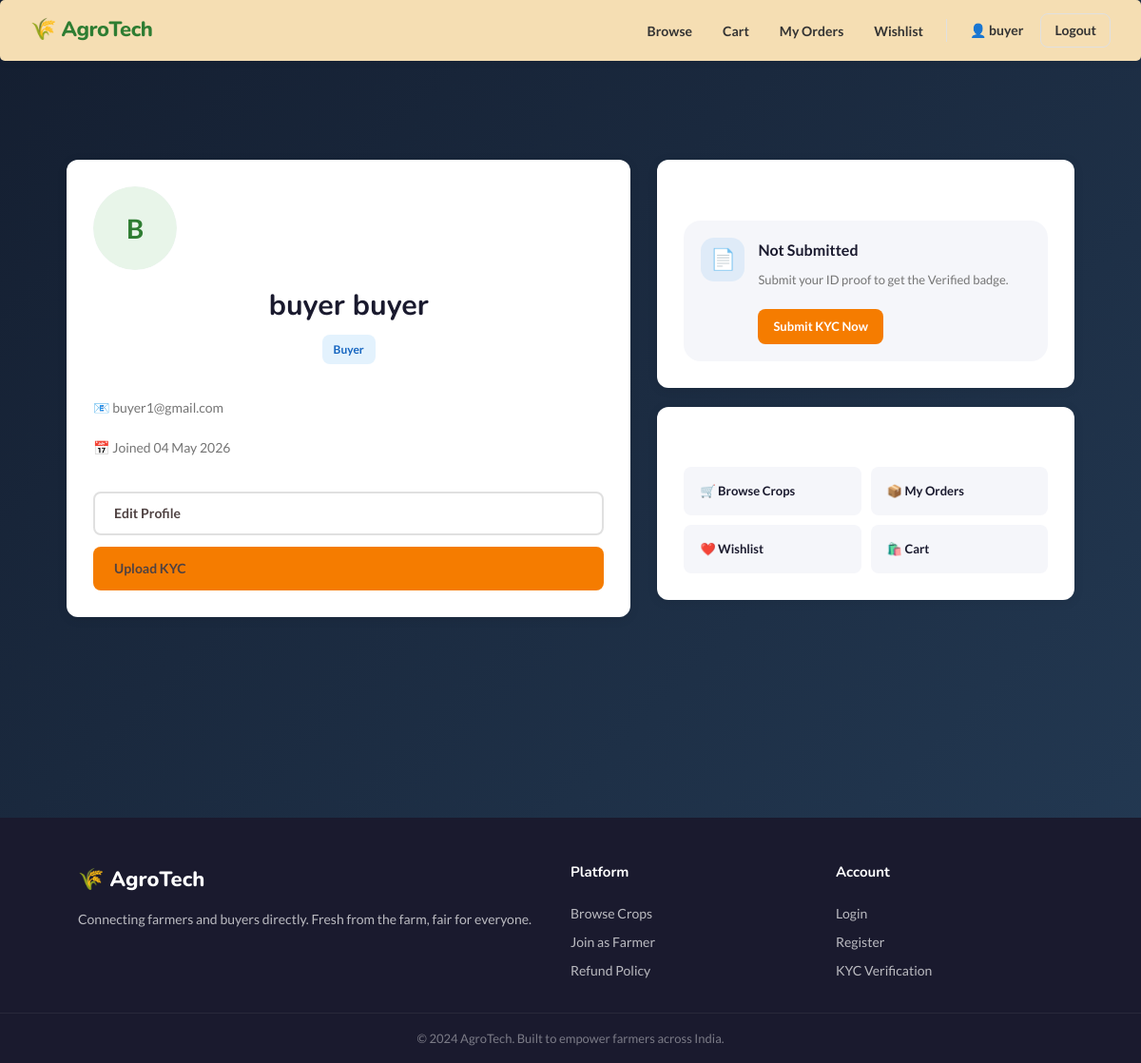
The page /accounts/profile/ (signed in) on the database its author committed.
### accounts/models.py (models this page shows, shortened)
class User(AbstractUser):
    email = models.EmailField(unique=True)
    USERNAME_FIELD = 'email'
    REQUIRED_FIELDS = ['username']

class UserProfile(models.Model):
    ROLE_CHOICES = [
        ('farmer', 'Farmer'),
        ('buyer', 'Buyer'),
    ]
    KYC_STATUS = [
        ('not_submitted', 'Not Submitted'),
        ('pending', 'Pending Review'),
        ('approved', 'Approved'),
        ('rejected', 'Rejected'),
    ]
    user = models.OneToOneField(User, on_delete=models.CASCADE, related_name='profile')
    role = models.CharField(max_length=10, choices=ROLE_CHOICES)
    phone = models.CharField(max_length=15, blank=True)
    address = models.TextField(blank=True)
    profile_photo = models.ImageField(upload_to='profile_photos/', blank=True, null=True)
    is_verified = models.BooleanField(default=False)
    is_blocked = models.BooleanField(default=False)
    joined_on = models.DateTimeField(auto_now_add=True)
    kyc_document = models.ImageField(upload_to='kyc/', blank=True, null=True)
    kyc_document_type = models.CharField(max_length=30, blank=True)
    kyc_status = models.CharField(max_length=20, choices=KYC_STATUS, default='not_submitted')
    kyc_rejection_reason = models.TextField(blank=True)
    kyc_submitted_on = models.DateTimeField(blank=True, null=True)
    kyc_reviewed_on = models.DateTimeField(blank=True, null=True)

### accounts/views.py (the view)
# urls.py: path('profile/', views.profile_view, name='profile'),
@login_required
def profile_view(request):
    profile = request.user.profile
    return render(request, 'accounts/profile.html', {'profile': profile})

### accounts/templates/accounts/profile.html (shortened to what this page needs)
{% extends 'base.html' %}
{% load static %}
{% block extra_css %}
  <link rel="stylesheet" href="{% static 'accounts/profile.css' %}?v=7" />
{% endblock %}
{% block content %}
<div class="page-wrapper">
  <div class="profile-page">
    <div class="profile-card">
      <div class="profile-photo-wrap">
        {% if profile.profile_photo %}
          <img src="{{ profile.profile_photo.url }}" alt="Profile Photo" class="profile-photo" />
        {% else %}
          <div class="profile-photo-placeholder">{{ user.first_name|first|upper|default:user.username|first|upper }}</div>
        {% endif %}
      </div>
      <h3>{{ user.get_full_name|default:user.username }}</h3>
      <span class="role-tag role-{{ profile.role }}">{{ profile.get_role_display }}</span>
      <div class="profile-meta">
        <p>📧 {{ user.email }}</p>
        <p>📅 Joined {{ profile.joined_on|date:"d M Y" }}</p>
      </div>
      <div class="profile-actions">
        <a href="{% url 'accounts:edit_profile' %}" class="btn btn-outline">Edit Profile</a>
        {% if profile.kyc_status != 'approved' %}
          <a href="{% url 'accounts:kyc_upload' %}" class="btn btn-orange">Upload KYC</a>
        {% endif %}
      </div>
    </div>
    <div class="profile-right">
      <div class="info-card">
        <h4>KYC Verification Status</h4>
        {% if profile.kyc_status == 'not_submitted' %}
          <div class="kyc-status kyc-not-submitted">
            <span class="kyc-icon">📄</span>
            <div>
              <strong>Not Submitted</strong>
              <p>Submit your ID proof to get the Verified badge.</p>
              <a href="{% url 'accounts:kyc_upload' %}" class="btn btn-orange btn-sm">Submit KYC Now</a>
            </div>
          </div>
        {% endif %}
      </div>
      <div class="info-card">
        <h4>Quick Links</h4>
        <div class="quick-links">
          {% if profile.role == 'farmer' %}
            <a href="{% url 'farmers:dashboard' %}" class="quick-link-item">📊 Dashboard</a>
            <a href="{% url 'farmers:my_crops' %}" class="quick-link-item">🌱 My Crops</a>
            <a href="{% url 'farmers:orders' %}" class="quick-link-item">📦 Orders</a>
            <a href="{% url 'farmers:earnings' %}" class="quick-link-item">💰 Earnings</a>
          {% else %}
            <a href="{% url 'buyers:home' %}" class="quick-link-item">🛒 Browse Crops</a>
            <a href="{% url 'buyers:my_orders' %}" class="quick-link-item">📦 My Orders</a>
            <a href="{% url 'buyers:wishlist' %}" class="quick-link-item">❤️ Wishlist</a>
            <a href="{% url 'buyers:cart' %}" class="quick-link-item">🛍️ Cart</a>
          {% endif %}
        </div>
      </div>
    </div>
  </div>
</div>
{% endblock %}

### templates/base.html (shortened to what this page needs)
<!DOCTYPE html>
<html lang="en">
<head>
  {% load static %}
  <link rel="stylesheet" href="{% static 'css/main.css' %}?v=7" />
  {% block extra_css %}{% endblock %}
</head>
<body>
<nav class="navbar">
  <a href="/" class="logo">🌾 AgroTech</a>
  <ul class="nav-links">
    {% if user.is_authenticated %}
      {% with profile=user.profile %}
        {% if user.is_superuser %}
          <li><a href="{% url 'admin_panel:dashboard' %}" class="{% block admin_active %}{% endblock %}">Dashboard</a></li>
          <li><a href="{% url 'admin_panel:kyc_list' %}">KYC</a></li>
          <li><a href="{% url 'admin_panel:users_list' %}">Users</a></li>
          <li><a href="{% url 'admin_panel:orders_list' %}">Orders</a></li>
          <li><a href="{% url 'admin_panel:reviews_list' %}">Reviews</a></li>
        {% elif profile.role == 'farmer' %}
          <li><a href="{% url 'farmers:dashboard' %}">Dashboard</a></li>
          <li><a href="{% url 'farmers:my_crops' %}">My Crops</a></li>
          <li><a href="{% url 'farmers:orders' %}">Orders</a></li>
          <li><a href="{% url 'farmers:earnings' %}">Earnings</a></li>
          <li><a href="{% url 'farmers:reviews' %}">Reviews</a></li>
        {% elif profile.role == 'buyer' %}
          <li><a href="{% url 'buyers:home' %}">Browse</a></li>
          <li><a href="{% url 'buyers:cart' %}">Cart</a></li>
          <li><a href="{% url 'buyers:my_orders' %}">My Orders</a></li>
          <li><a href="{% url 'buyers:wishlist' %}">Wishlist</a></li>
        {% endif %}
      {% endwith %}
      <li>
        <a href="{% url 'accounts:profile' %}" class="nav-profile">
          👤 {{ user.first_name|default:user.username }}
        </a>
      </li>
      <li><a href="{% url 'accounts:logout' %}" class="btn btn-outline-sm">Logout</a></li>
    {% else %}
      <li><a href="{% url 'buyers:home' %}">Browse Crops</a></li>
      <li><a href="{% url 'accounts:login' %}" class="btn btn-outline-sm">Login</a></li>
      <li><a href="{% url 'accounts:register' %}" class="btn btn-green-sm">Sign Up</a></li>
    {% endif %}
  </ul>
</nav>
<main class="main-content">
  {% block content %}{% endblock %}
</main>
<footer class="footer">
  <div class="footer-inner">
    <div class="footer-brand">
      <span class="logo">🌾 AgroTech</span>
      <p>Connecting farmers and buyers directly. Fresh from the farm, fair for everyone.</p>
    </div>
    <div class="footer-links">
      <h4>Platform</h4>
      <a href="{% url 'buyers:home' %}">Browse Crops</a>
      <a href="{% url 'accounts:register' %}">Join as Farmer</a>
      <a href="{% url 'buyers:refund_policy' %}">Refund Policy</a>
    </div>
    <div class="footer-links">
      <h4>Account</h4>
      <a href="{% url 'accounts:login' %}">Login</a>
      <a href="{% url 'accounts:register' %}">Register</a>
      <a href="{% url 'accounts:kyc_upload' %}">KYC Verification</a>
    </div>
  </div>
  <div class="footer-bottom">
    <p>© 2024 AgroTech. Built to empower farmers across India.</p>
  </div>
</footer>
</body>
</html>

### accounts/static/accounts/profile.css (style rules this page uses)
.profile-page { display: grid; grid-template-columns: 1.15fr 0.85fr; gap: 28px; margin: 40px auto 72px; align-items: start; }
.profile-card, .info-card { background: var(--white); border-radius: var(--radius); padding: 28px; box-shadow: var(--shadow); }
.profile-card h3 { margin: 0 0 0.65rem; font-size: 1.9rem; font-weight: 700; color: var(--dark); }
.profile-photo-wrap { width: 88px; height: 88px; margin-bottom: 18px; border-radius: 50%; overflow: hidden; background: var(--bg); }
.profile-photo-placeholder { width: 100%; height: 100%; display: grid; place-items: center; background: var(--green-light); border-radius: 50%; font-size: 28px; color: var(--green); font-weight: 700; }
.role-tag { display: inline-flex; align-items: center; padding: 6px 12px; border-radius: var(--radius-sm); background: var(--blue-light); color: var(--blue); font-weight: 700; margin-bottom: 16px; }
.profile-meta { margin-top: 18px; }
.profile-meta p, .kyc-status p { margin: 0 0 10px; color: var(--gray-text); line-height: 1.7; }
.profile-actions { display: flex; flex-wrap: wrap; gap: 12px; margin-top: 24px; }
.profile-actions a, .profile-actions .btn, .profile-actions .btn-outline { color: rgb(79, 66, 66); }
.profile-actions .btn { min-width: 140px; }
.kyc-status { display: flex; align-items: flex-start; gap: 14px; padding: 18px; border-radius: 18px; background: var(--bg); }
.kyc-icon { width: 46px; height: 46px; display: grid; place-items: center; border-radius: 14px; font-size: 1.35rem; background: rgba(66, 153, 225, 0.12); }
.kyc-status strong { display: block; margin-bottom: 8px; font-size: 1rem; color: var(--dark); }
.kyc-status a.btn-sm { margin-top: 10px; }
.quick-links { display: grid; gap: 10px; margin-top: 12px; }
.quick-link-item { display: block; padding: 14px 16px; border-radius: var(--radius-sm); background: var(--bg); color: var(--dark); border: 1px solid transparent; transition: border-color 0.2s ease, transform 0.2s ease; }

### rows shown on the page
User: first_name "buyer", first_name|first "B", get_full_name "buyer buyer", email "buyer1@gmail.com"
UserProfile: role "Buyer", joined_on "04 May 2026"
